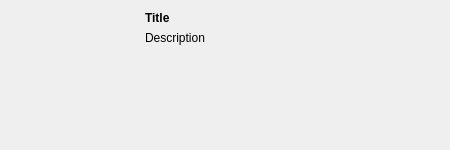
<?xml version="1.0" encoding="UTF-8"?>
<ui version="4.0">
 <class>KisDonationManagementWidget</class>
 <widget class="QWidget" name="KisDonationManagementWidget">
  <property name="geometry">
   <rect>
    <x>0</x>
    <y>0</y>
    <width>450</width>
    <height>148</height>
   </rect>
  </property>
  <property name="windowTitle">
   <string>Form</string>
  </property>
  <layout class="QHBoxLayout" name="m_lyt" stretch="0,1">
   <property name="spacing">
    <number>6</number>
   </property>
   <item>
    <layout class="QVBoxLayout" name="m_lytPreview">
     <property name="spacing">
      <number>0</number>
     </property>
     <item>
      <widget class="QLabel" name="m_lblPreview">
       <property name="sizePolicy">
        <sizepolicy hsizetype="Fixed" vsizetype="Fixed">
         <horstretch>0</horstretch>
         <verstretch>0</verstretch>
        </sizepolicy>
       </property>
       <property name="minimumSize">
        <size>
         <width>128</width>
         <height>128</height>
        </size>
       </property>
       <property name="maximumSize">
        <size>
         <width>128</width>
         <height>128</height>
        </size>
       </property>
       <property name="text">
        <string/>
       </property>
       <property name="scaledContents">
        <bool>true</bool>
       </property>
       <property name="alignment">
        <set>Qt::AlignHCenter|Qt::AlignTop</set>
       </property>
      </widget>
     </item>
     <item>
      <spacer name="m_spcPreview">
       <property name="orientation">
        <enum>Qt::Vertical</enum>
       </property>
       <property name="sizeHint" stdset="0">
        <size>
         <width>0</width>
         <height>0</height>
        </size>
       </property>
      </spacer>
     </item>
    </layout>
   </item>
   <item>
    <layout class="QVBoxLayout" name="m_lytDetails" stretch="0,0,0">
     <item>
      <widget class="QLabel" name="m_lblTitle">
       <property name="text">
        <string notr="true">&lt;b&gt;Title&lt;/b&gt;</string>
       </property>
       <property name="textFormat">
        <enum>Qt::RichText</enum>
       </property>
      </widget>
     </item>
     <item>
      <widget class="QLabel" name="m_lblDescription">
       <property name="text">
        <string notr="true">Description</string>
       </property>
       <property name="textFormat">
        <enum>Qt::RichText</enum>
       </property>
       <property name="wordWrap">
        <bool>true</bool>
       </property>
      </widget>
     </item>
     <item>
      <spacer name="m_spcDetails">
       <property name="orientation">
        <enum>Qt::Vertical</enum>
       </property>
       <property name="sizeHint" stdset="0">
        <size>
         <width>0</width>
         <height>0</height>
        </size>
       </property>
      </spacer>
     </item>
    </layout>
   </item>
  </layout>
 </widget>
 <resources/>
 <connections/>
</ui>
